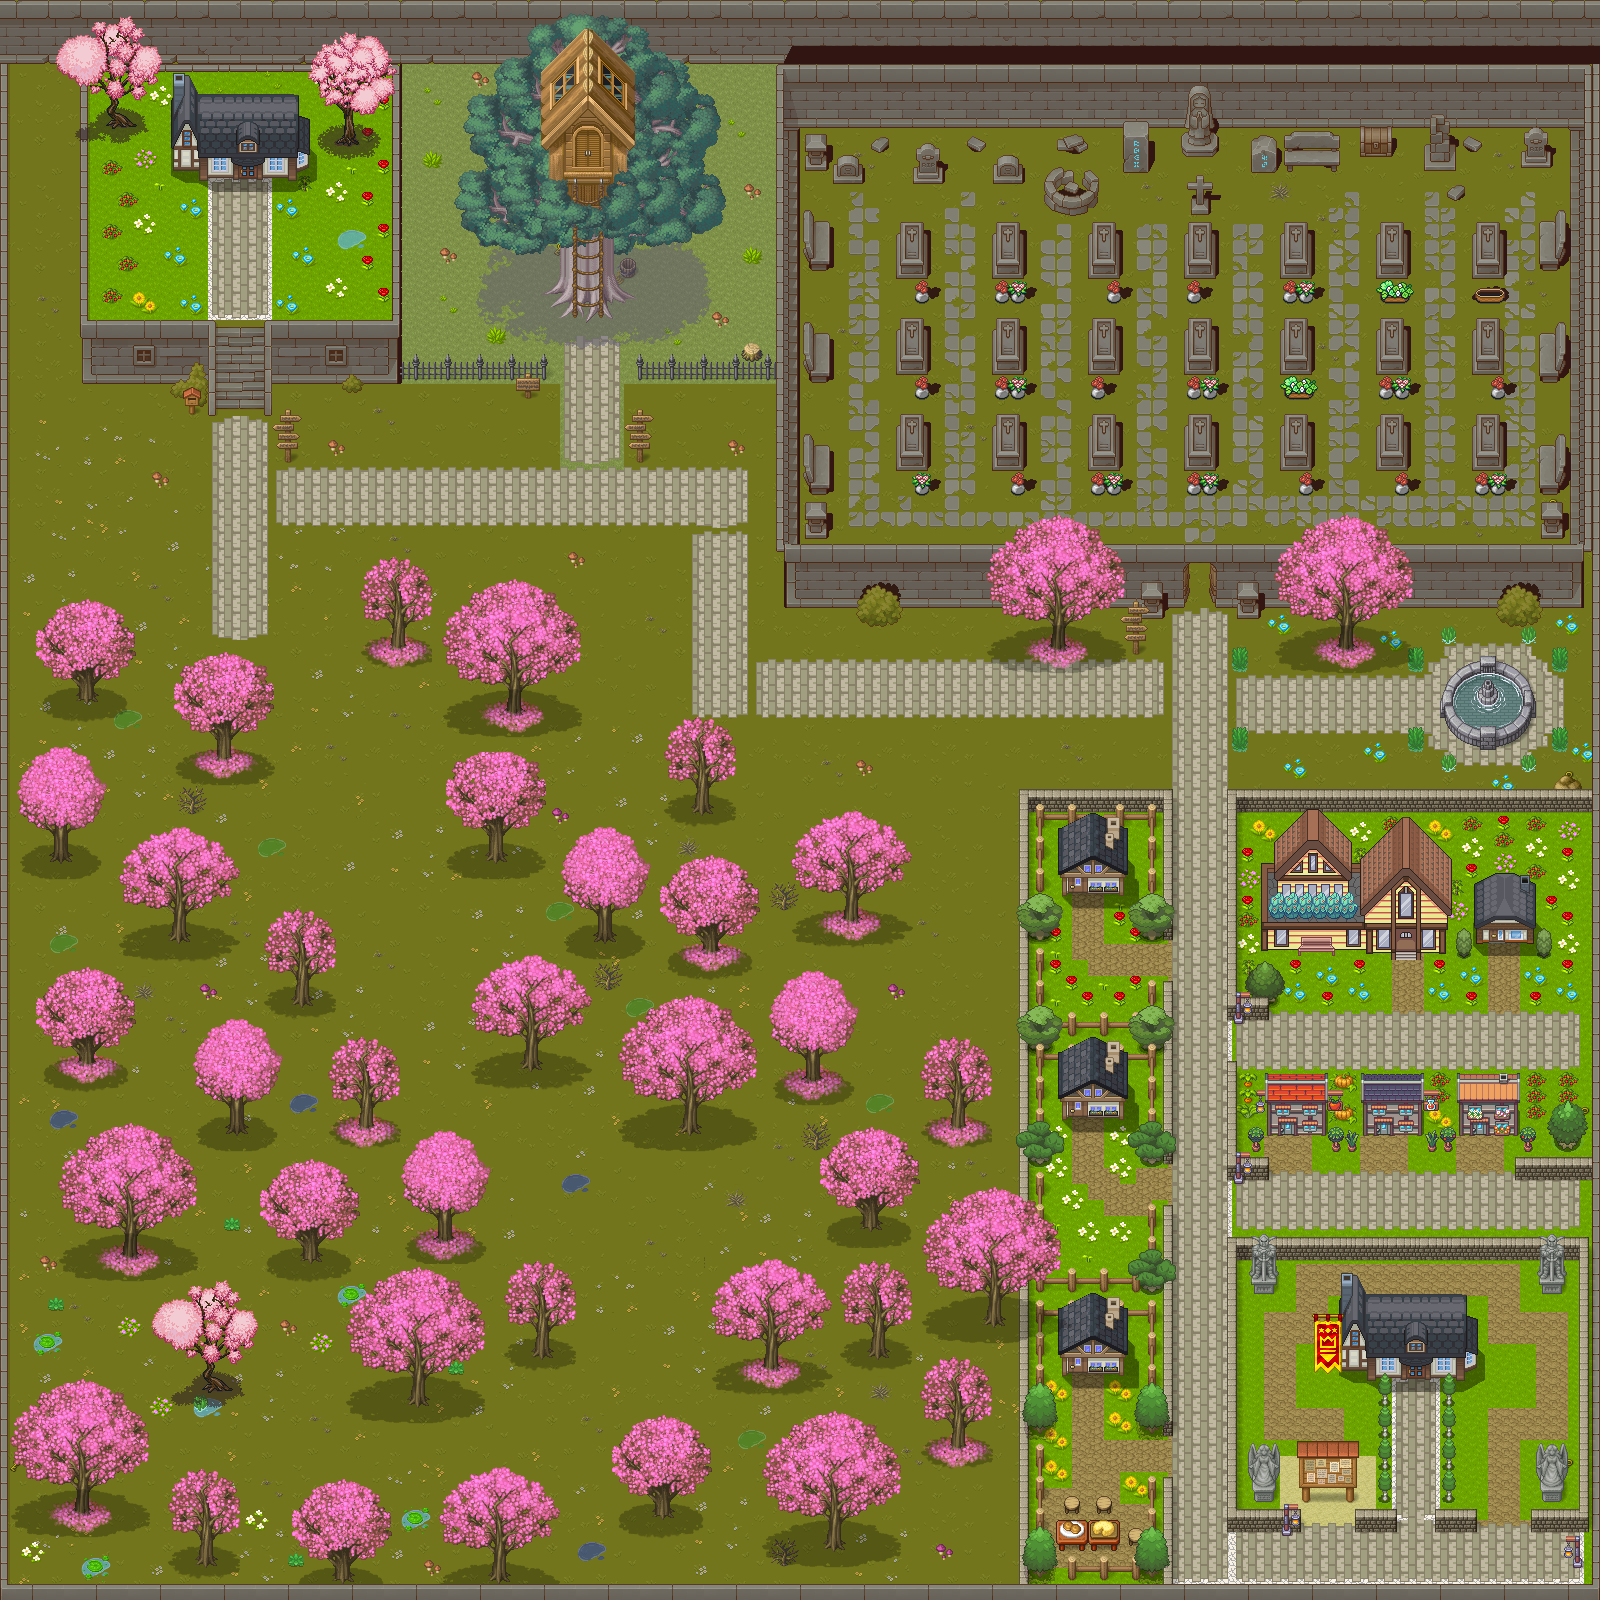

The image is a tile-based game level rendered from a .tmx file. Its description and source (layers, tilesets, objects; grid data summarised) follow:
An orthogonal 100x100 tile map with 16x16 px tiles, 11 tile layers (background, ombres profondes, pierre, ombres, ...), 17 tilesets and 261 objects (232x collision, 6x key, 6x closed_door, spawn_start, panneau_explicatif, ...).

<map version="1.10" tiledversion="1.10.2" orientation="orthogonal" renderorder="right-down" width="100" height="100" tilewidth="16" tileheight="16" infinite="0" nextlayerid="25" nextobjectid="324">
 <tileset firstgid="1" source="texture/murs.tsx" />
 <tileset firstgid="1025" source="texture/escaliers.tsx" />
 <tileset firstgid="2049" source="texture/objets.tsx" />
 <tileset firstgid="3073" source="texture/sol_pierre.tsx" />
 <tileset firstgid="3329" source="texture/sol.tsx" />
 <tileset firstgid="3585" source="texture/interieur.tsx" />
 <tileset firstgid="5349" source="texture/plantes2.tsx" />
 <tileset firstgid="6373" source="texture/ombres_plantes.tsx" />
 <tileset firstgid="7397" source="texture/ombres_objets.tsx" />
 <tileset firstgid="8421" source="texture/sakura.tsx" />
 <tileset firstgid="8533" source="texture/sakuras.tsx" />
 <tileset firstgid="11611" source="texture/tree_house.tsx" />
 <tileset firstgid="12136" source="texture/village_house.tsx" />
 <tileset firstgid="12973" source="texture/village_villas.tsx" />
 <tileset firstgid="13573" name="city_package_all" tilewidth="16" tileheight="16" tilecount="4256" columns="16">
  <image source="texture/city_package_all.png" width="256" height="4256" />
 </tileset>
 <tileset firstgid="17829" source="texture/market.tsx" />
 <tileset firstgid="18341" source="texture/city_package_all.tsx" />
 <layer id="1" name="background" width="100" height="100">
  <data>[10000 cells, 10000 non-empty, 201 distinct tile ids]</data>
 </layer>
 <layer id="14" name="ombres profondes" width="100" height="100">
  <data>[10000 cells, 404 non-empty, 101 distinct tile ids]</data>
 </layer>
 <layer id="3" name="pierre" width="100" height="100">
  <data>[10000 cells, 3681 non-empty, 220 distinct tile ids]</data>
 </layer>
 <layer id="13" name="ombres" width="100" height="100">
  <data>[10000 cells, 650 non-empty, 134 distinct tile ids]</data>
 </layer>
 <layer id="12" name="plantes" width="100" height="100">
  <data>[10000 cells, 9927 non-empty, 108 distinct tile ids]</data>
 </layer>
 <layer id="19" name="arbres" width="100" height="100">
  <data>[10000 cells, 927 non-empty, 419 distinct tile ids]</data>
 </layer>
 <layer id="10" name="objets" width="100" height="100">
  <data>[10000 cells, 868 non-empty, 273 distinct tile ids]</data>
 </layer>
 <layer id="21" name="bâtiments" width="100" height="100">
  <data>[10000 cells, 604 non-empty, 317 distinct tile ids]</data>
 </layer>
 <layer id="23" name="panneaux" width="100" height="100">
  <data>[10000 cells, 54 non-empty, 33 distinct tile ids]</data>
 </layer>
 <layer id="20" name="superposition" width="100" height="100">
  <data>[10000 cells, 3266 non-empty, 1204 distinct tile ids]</data>
 </layer>
 <layer id="11" name="inscriptions" width="100" height="100">
  <data>[10000 cells, 10 non-empty, 10 distinct tile ids]</data>
 </layer>
 <objectgroup id="16" name="Objects">
  <object id="3" type="collision" x="84" y="324" width="127" height="58" />
  <object id="4" type="collision" x="269" y="325" width="124" height="55" />
  <object id="11" type="collision" x="80" y="64" width="8" height="318" />
  <object id="12" type="collision" x="84" y="66" width="315.333" height="4" />
  <object id="13" type="collision" x="395" y="63" width="4" height="318" />
  <object id="18" type="collision" x="8" y="0" width="1584" height="64" />
  <object id="21" type="collision" x="0" y="0" width="16" height="1584" />
  <object id="22" type="collision" x="0" y="1584" width="1600" height="20" />
  <object id="23" type="collision" x="1584" y="0" width="16" height="1584" />
  <object id="24" type="collision" x="769" y="64" width="27" height="510.667" />
  <object id="25" type="collision" x="798.333" y="64" width="792.667" height="64" />
  <object id="26" type="collision" x="797" y="546" width="385" height="61">
   <polygon points="0,0 385,0 385,61 0,61" />
  </object>
  <object id="27" name="spawn_start" x="230.334" y="188.334">
   <point />
  </object>
  <object id="31" type="collision" x="310" y="66" width="82" height="4" />
  <object id="33" type="collision" x="210" y="325" width="3" height="89" />
  <object id="34" type="collision" x="267" y="323" width="3" height="92" />
  <object id="35" type="collision" x="1569" y="127" width="16" height="419" />
  <object id="36" type="collision" x="899" y="478" width="32" height="18" />
  <object id="37" type="collision" x="913" y="384" width="17" height="15" />
  <object id="38" type="collision" x="913" y="289" width="17" height="15" />
  <object id="39" type="collision" x="993" y="288" width="33" height="16" />
  <object id="40" type="collision" x="1090" y="289" width="31" height="15" />
  <object id="41" type="collision" x="994" y="385" width="33" height="14" />
  <object id="42" type="collision" x="1009" y="480" width="17" height="15" />
  <object id="43" type="collision" x="1089" y="482" width="32" height="14" />
  <object id="44" type="collision" x="1186" y="480" width="32" height="15" />
  <object id="45" type="collision" x="1297" y="482" width="17" height="14" />
  <object id="46" type="collision" x="1280" y="382" width="30" height="17" />
  <object id="47" type="collision" x="1186" y="385" width="31" height="14" />
  <object id="48" type="collision" x="1090" y="383.667" width="16" height="16.3333" />
  <object id="49" type="collision" x="1184" y="290" width="18" height="12" />
  <object id="50" type="collision" x="1282" y="290" width="31" height="14" />
  <object id="51" type="collision" x="1377" y="288" width="32" height="16" />
  <object id="52" type="collision" x="1473" y="287" width="28" height="15" />
  <object id="53" type="collision" x="1488" y="384" width="17" height="14" />
  <object id="54" type="collision" x="1377" y="384" width="33" height="14" />
  <object id="55" type="collision" x="1377" y="480" width="33" height="15" />
  <object id="56" type="collision" x="1472" y="482" width="33" height="14" />
  <object id="59" type="collision" x="783" y="553" width="14" height="52" />
  <object id="61" type="collision" x="1183" y="550" width="1" height="54" />
  <object id="62" type="collision" x="1212" y="551" width="8" height="54" />
  </objectgroup>
</map>
<!-- 220 of 261 objects omitted -->
